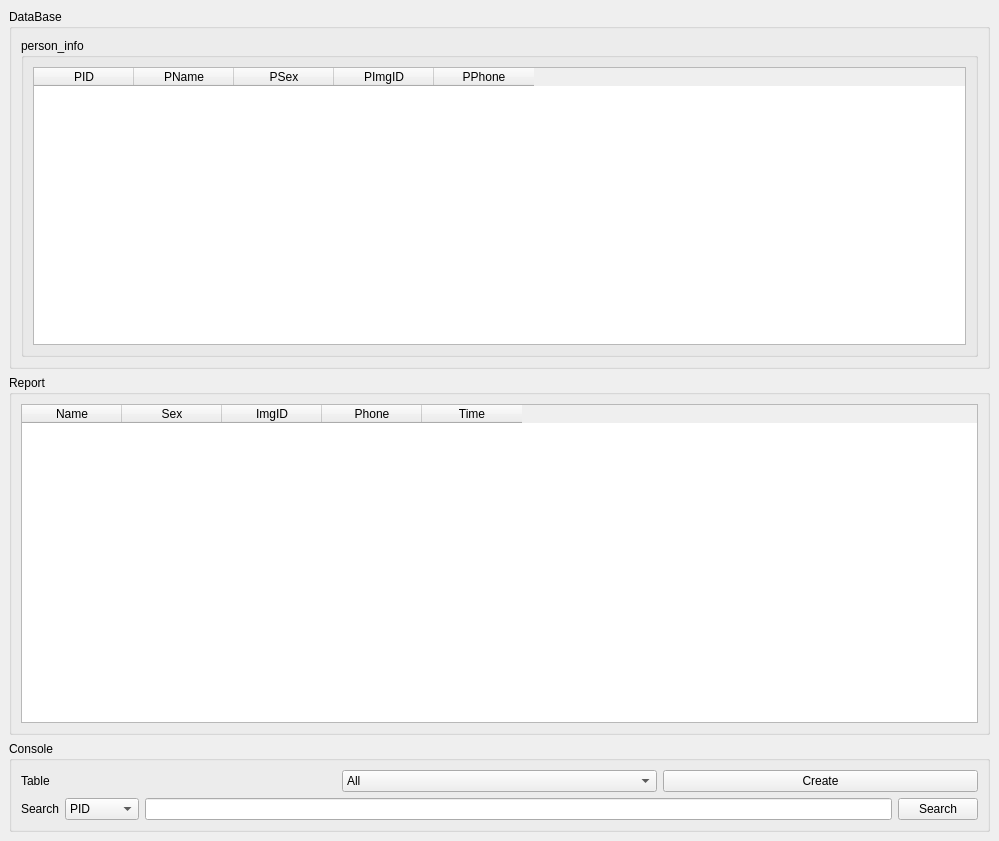
<?xml version="1.0" encoding="UTF-8"?>
<ui version="4.0">
 <class>DataWindow</class>
 <widget class="QMainWindow" name="DataWindow">
  <property name="geometry">
   <rect>
    <x>0</x>
    <y>0</y>
    <width>999</width>
    <height>841</height>
   </rect>
  </property>
  <property name="windowTitle">
   <string>DataWindow</string>
  </property>
  <widget class="QWidget" name="centralwidget">
   <layout class="QVBoxLayout" name="verticalLayout_3">
    <item>
     <widget class="QGroupBox" name="groupBox_database">
      <property name="title">
       <string>DataBase</string>
      </property>
      <layout class="QVBoxLayout" name="verticalLayout">
       <item>
        <widget class="QGroupBox" name="groupBox_personinfo">
         <property name="title">
          <string>person_info</string>
         </property>
         <layout class="QGridLayout" name="gridLayout_2">
          <item row="0" column="0">
           <widget class="QTableWidget" name="tableWidget_person_info">
            <property name="textElideMode">
             <enum>Qt::ElideRight</enum>
            </property>
            <property name="showGrid">
             <bool>true</bool>
            </property>
            <property name="sortingEnabled">
             <bool>false</bool>
            </property>
            <property name="columnCount">
             <number>5</number>
            </property>
            <column>
             <property name="text">
              <string>PID</string>
             </property>
            </column>
            <column>
             <property name="text">
              <string>PName</string>
             </property>
            </column>
            <column>
             <property name="text">
              <string>PSex</string>
             </property>
            </column>
            <column>
             <property name="text">
              <string>PImgID</string>
             </property>
            </column>
            <column>
             <property name="text">
              <string>PPhone</string>
             </property>
            </column>
           </widget>
          </item>
         </layout>
        </widget>
       </item>
      </layout>
     </widget>
    </item>
    <item>
     <widget class="QGroupBox" name="groupBox_checklog">
      <property name="title">
       <string>Report</string>
      </property>
      <layout class="QGridLayout" name="gridLayout_3">
       <item row="0" column="0">
        <widget class="QTableWidget" name="tableWidget_report">
         <property name="columnCount">
          <number>5</number>
         </property>
         <column>
          <property name="text">
           <string>Name</string>
          </property>
         </column>
         <column>
          <property name="text">
           <string>Sex</string>
          </property>
         </column>
         <column>
          <property name="text">
           <string>ImgID</string>
          </property>
         </column>
         <column>
          <property name="text">
           <string>Phone</string>
          </property>
         </column>
         <column>
          <property name="text">
           <string>Time</string>
          </property>
         </column>
        </widget>
       </item>
      </layout>
     </widget>
    </item>
    <item>
     <widget class="QGroupBox" name="groupBox">
      <property name="title">
       <string>Console</string>
      </property>
      <layout class="QVBoxLayout" name="verticalLayout_2">
       <item>
        <layout class="QHBoxLayout" name="horizontalLayout">
         <item>
          <widget class="QLabel" name="label">
           <property name="text">
            <string>Table</string>
           </property>
          </widget>
         </item>
         <item>
          <widget class="QComboBox" name="comboBox_table">
           <item>
            <property name="text">
             <string>All</string>
            </property>
           </item>
           <item>
            <property name="text">
             <string>Day</string>
            </property>
           </item>
           <item>
            <property name="text">
             <string>Week</string>
            </property>
           </item>
           <item>
            <property name="text">
             <string>Month</string>
            </property>
           </item>
          </widget>
         </item>
         <item>
          <widget class="QPushButton" name="pushButton_create">
           <property name="text">
            <string>Create</string>
           </property>
          </widget>
         </item>
        </layout>
       </item>
       <item>
        <layout class="QHBoxLayout" name="horizontalLayout_2">
         <item>
          <widget class="QLabel" name="label_2">
           <property name="text">
            <string>Search</string>
           </property>
          </widget>
         </item>
         <item>
          <widget class="QComboBox" name="comboBox_search">
           <item>
            <property name="text">
             <string>PID</string>
            </property>
           </item>
           <item>
            <property name="text">
             <string>PName</string>
            </property>
           </item>
           <item>
            <property name="text">
             <string>PSex</string>
            </property>
           </item>
           <item>
            <property name="text">
             <string>PImgID</string>
            </property>
           </item>
           <item>
            <property name="text">
             <string>PPhone</string>
            </property>
           </item>
          </widget>
         </item>
         <item>
          <widget class="QLineEdit" name="lineEdit_search"/>
         </item>
         <item>
          <widget class="QPushButton" name="pushButton_search">
           <property name="text">
            <string>Search</string>
           </property>
          </widget>
         </item>
        </layout>
       </item>
      </layout>
     </widget>
    </item>
   </layout>
  </widget>
 </widget>
 <resources/>
 <connections/>
</ui>
